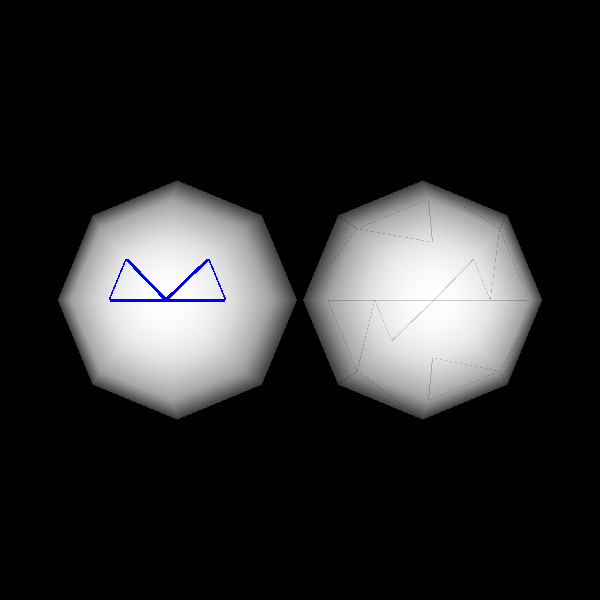

This figure's Python source:
#!/usr/bin/env python

# Demonstrate direct selection rendering with index-based and value-based cell selection.

import vtkmodules.vtkInteractionStyle  # noqa: F401
import vtkmodules.vtkRenderingOpenGL2  # noqa: F401

from vtkmodules.vtkCommonCore import vtkIdTypeArray
from vtkmodules.vtkCommonDataModel import vtkDataSetAttributes, vtkSelection, vtkSelectionNode
from vtkmodules.vtkFiltersSources import vtkSphereSource
from vtkmodules.vtkRenderingCore import (
    vtkActor,
    vtkPolyDataMapper,
    vtkRenderWindow,
    vtkRenderWindowInteractor,
    vtkRenderer,
)

# Sphere data
sphere = vtkSphereSource()
sphere.Update()
pd = sphere.GetOutput()
nb_polys = pd.GetNumberOfPolys()

# Add a cell data array with values 0..3
id_array = vtkIdTypeArray()
id_array.SetNumberOfTuples(nb_polys)
id_array.SetName("Odd")
for i in range(nb_polys):
    id_array.SetComponent(i, 0, i % 4)
pd.GetCellData().AddArray(id_array)

# Selection by index: select cells 0 and 3
mapper_idx = vtkPolyDataMapper()
mapper_idx.SetInputData(pd)

selection = vtkSelection()
selection_node = vtkSelectionNode()
selection.AddNode(selection_node)

selection_array = vtkIdTypeArray()
selection_array.SetNumberOfTuples(2)
selection_array.SetComponent(0, 0, 0)
selection_array.SetComponent(1, 0, 3)

selection_attr = vtkDataSetAttributes()
selection_attr.AddArray(selection_array)

selection_node.SetSelectionData(selection_attr)
selection_node.SetFieldType(vtkSelectionNode.CELL)
selection_node.SetContentType(vtkSelectionNode.INDICES)

mapper_idx.SetSelection(selection)

actor_idx = vtkActor()
actor_idx.GetProperty().SetSelectionColor(0.0, 0.0, 1.0, 1.0)
actor_idx.GetProperty().SetSelectionLineWidth(3.0)
actor_idx.SetMapper(mapper_idx)

# Selection by value: select cells where "Odd" == 0
mapper_val = vtkPolyDataMapper()
mapper_val.SetInputData(pd)

selection_val = vtkSelection()
selection_node_val = vtkSelectionNode()
selection_val.AddNode(selection_node_val)

selection_array_val = vtkIdTypeArray()
selection_array_val.SetNumberOfTuples(1)
selection_array_val.SetComponent(0, 0, 0)
selection_array_val.SetName("Odd")

selection_attr_val = vtkDataSetAttributes()
selection_attr_val.AddArray(selection_array_val)

selection_node_val.SetSelectionData(selection_attr_val)
selection_node_val.SetFieldType(vtkSelectionNode.CELL)
selection_node_val.SetContentType(vtkSelectionNode.VALUES)

mapper_val.SetSelection(selection_val)

actor_val = vtkActor()
actor_val.SetPosition(1, 0, 0)
actor_val.GetProperty().SetSelectionColor(0.0, 0.0, 0.0, 0.2)
actor_val.GetProperty().SetSelectionLineWidth(1.0)
actor_val.SetMapper(mapper_val)

# Rendering pipeline
renderer = vtkRenderer()
renderer.AddActor(actor_idx)
renderer.AddActor(actor_val)

render_window = vtkRenderWindow()
render_window.SetSize(600, 600)
render_window.AddRenderer(renderer)
render_window.SetWindowName("direct selection")

interactor = vtkRenderWindowInteractor()
interactor.SetRenderWindow(render_window)

interactor.Initialize()
interactor.Start()
